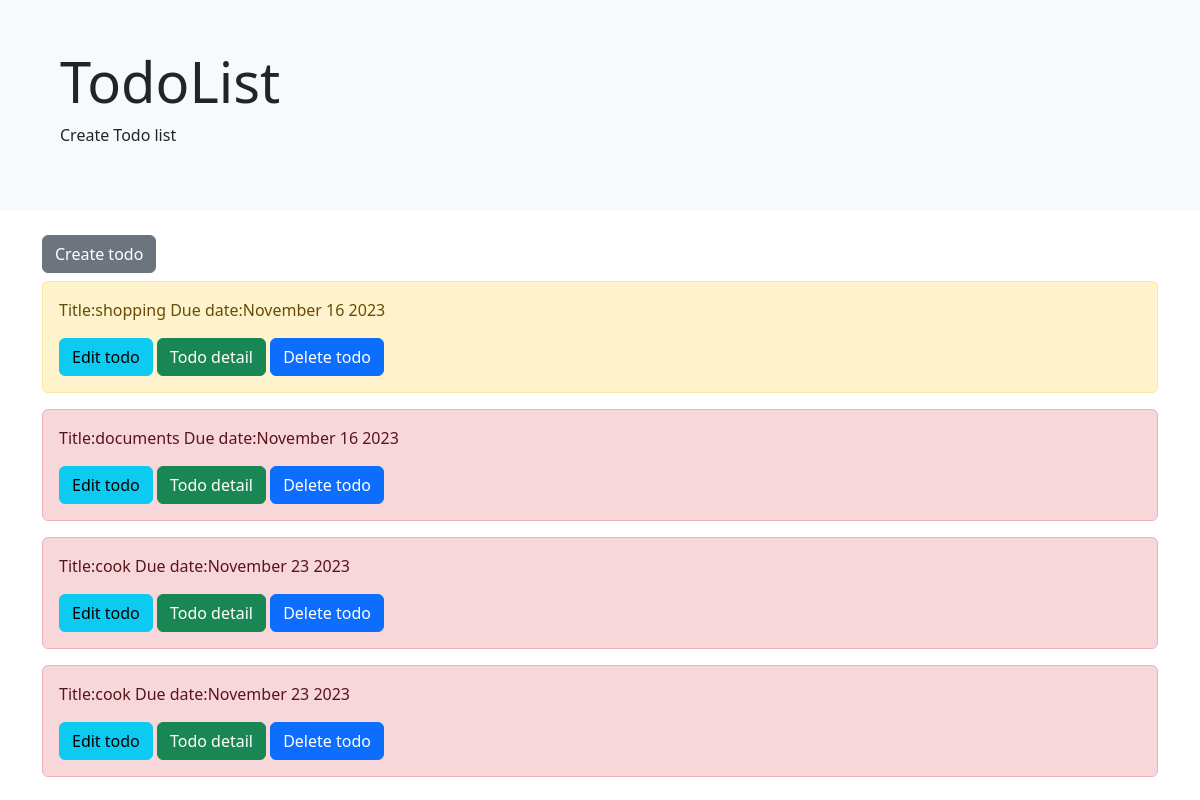
The page /list/ on the database as committed earlier.
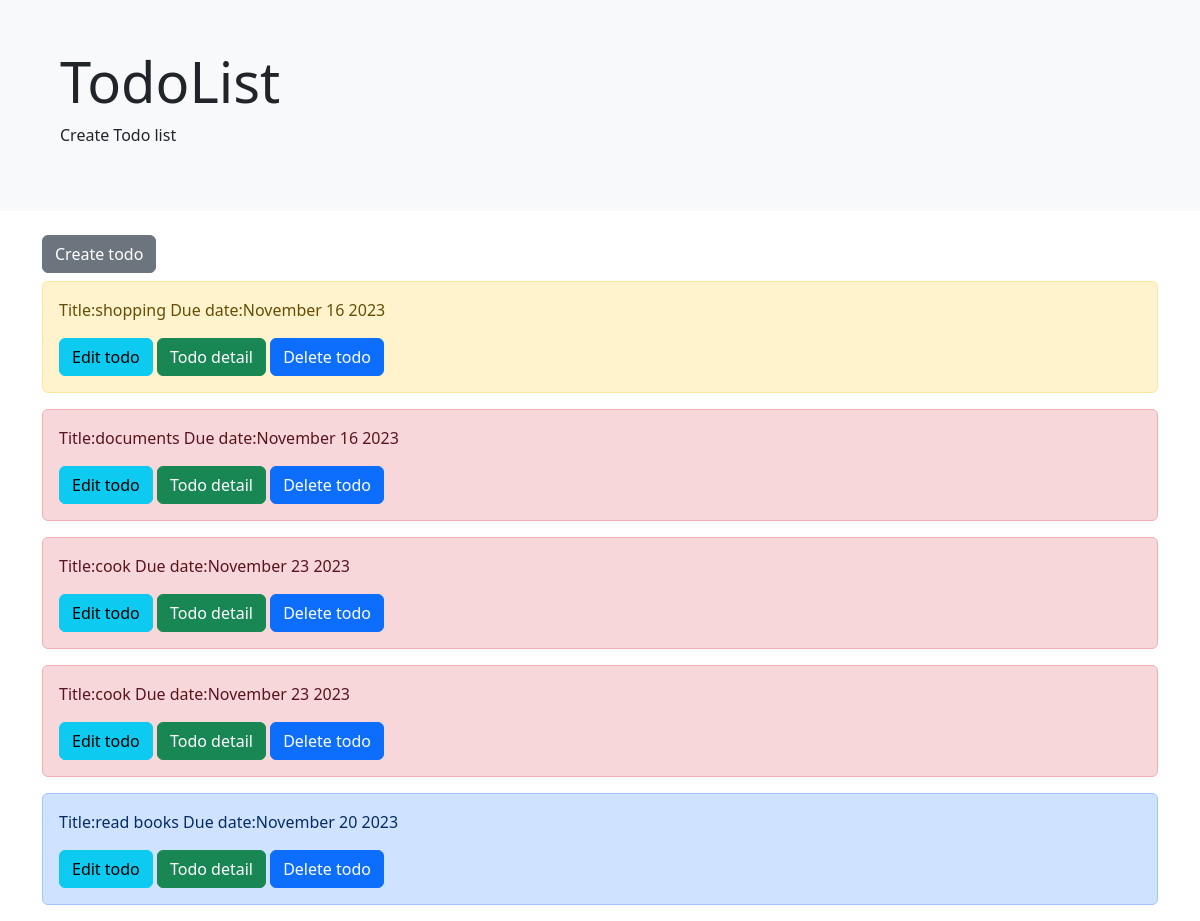
The same page on the database as committed later.
### todo/models.py (models this page shows, shortened)
class TodoModel(models.Model):
    title = models.CharField(max_length=255)
    memo = models.TextField(max_length=1024)
    priority = models.CharField(max_length=50, choices=CHOICE)
    due_date = models.DateField()

### todo/views.py (the view)
# urls.py: path("list/", Todolist.as_view(), name="list"),
class Todolist(ListView):
    template_name = "list.html"
    model = TodoModel

### templates/list.html
{% extends "base.html" %}
{% block header %}
<div>
    <div class="bg-body-tertiary p-3 p-sm-5 mb-4">
        <div class="container">
          <h1 class="display-4">TodoList</h1>
          <p>Create Todo list</p>
        </div>
    </div>
</div>
{% endblock header %}
{% block content %}
<div class="container mt-2">
    <a href="{% url "create" %}" class="btn btn-secondary mb-2" role="button" aria-disabled="true">Create todo</a>
    {% for post in object_list %}
    <div class="alert alert-{{ post.priority }}" role="alert">
        <p>Title:{{ post.title }} Due date:{{ post.due_date | date:"F d Y" }}</p>
        <a href="{% url "update" pk=post.pk %}" class="btn btn-info" role="button" aria-disabled="true">Edit todo</a>
        <a href="{% url "detail" pk=post.pk %}" class="btn btn-success" role="button" aria-disabled="true">Todo detail</a>
        <a href="{% url "delete" pk=post.pk %}" class="btn btn-primary" role="button" aria-disabled="true">Delete todo</a>
    </div>
    {% endfor %}
</div>
{% endblock content %}

Rows that differ between the two databases and show on the page:
added TodoModel: title "read books", due_date "November 20 2023", priority "primary" (drawn)
